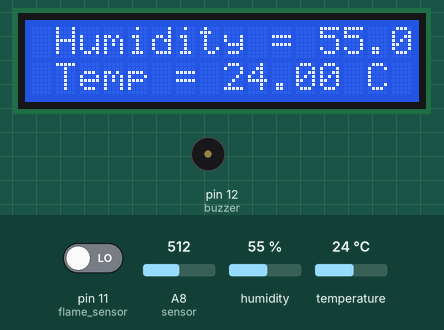
The sketch below on a simulated Arduino Mega 2560, built with avr-gcc and run on an emulated ATmega2560. On the bench: 16×2 character LCD, buzzer (waves = sounding). The inputs (shaded band) are chosen by the test bench; at power-on: humidity 55 %, temperature 24 °C, A8 (sensor) = 512, pin 11 (flame_sensor) LOW. What the sketch prints to the serial monitor is not drawn.

Above: at 1.7 s.
1.8 s: humidity set to 22 %
At 3.2 s:
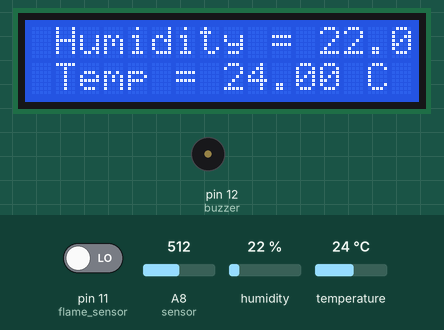
7.0 s: temperature set to 12 °C
At 8.0 s:
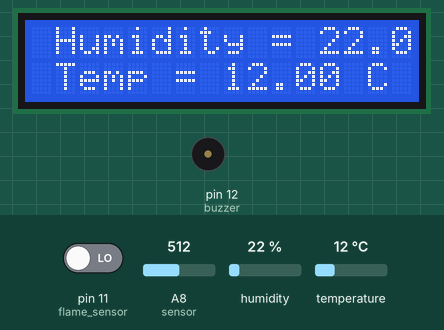
8.5 s: A8 (sensor) set to 214
10.3 s: A8 (sensor) set to 192
At 11.2 s:
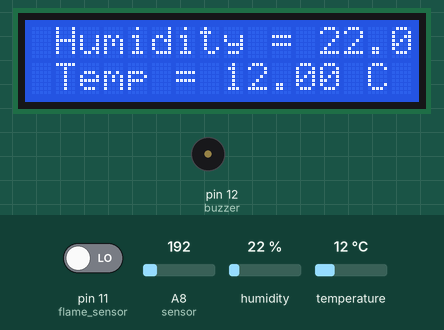
14.9 s: humidity set to 40 %
At 16.7 s:
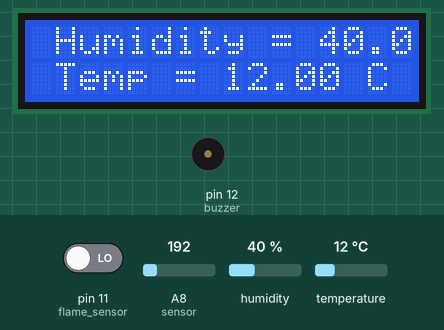
Timing chart, 0 to 18.2 s (numbered marks = the images above; inputs shaded):
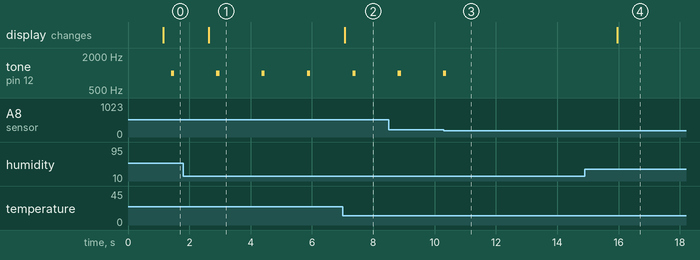

Measured:
- the behaviour switches between 201 and 200 on A8 (sensor) (found by bisection; images 2 and 3)
- after the input at 1.8 s, the display: changes after 0.84 s (image 1)
- after the input at 7.0 s, the display: changes after 0.07 s (image 2)
- after the input at 10.3 s, tone on pin 12 (buzzer): goes on until 10.4 s, then stays silent
- after the input at 14.9 s, the display: changes after 1.1 s (image 4)
- by itself, tone on pin 12 (buzzer): alternates 1000 Hz for 0.10 s and silent for 1.4 s

The sketch:

arduino_code.ino
```cpp
#include <SoftwareSerial.h>
#include <LiquidCrystal.h>
#include <dht.h>

// Bluetooth module (HC-05) on pins 10 (TX) and 2 (RX)
SoftwareSerial EEBlue(10, 2);

// LCD on pins 8, 9, 4, 5, 6, 7
LiquidCrystal mlcd(8, 9, 4, 5, 6, 7);

// DHT11 setup
#define dht_apin A7
#define DHT_max_temp 30
dht DHT;  // Sensor pin S to pin 11

// Sensors and buzzer
int buzzer = 12;
int flame_sensor = 11;
int flame_detected;
float sensor = A8;  // Gas sensor
float gas_value;
int sensorThres = 200;

void setup() {
  Serial.begin(9600);
  pinMode(buzzer, OUTPUT);
  pinMode(flame_sensor, INPUT);
  pinMode(sensor, INPUT);

  mlcd.begin(16, 2);
  EEBlue.begin(9600);

  Serial.println("The Bluetooth gates are open.\nConnect to HC-05 from any other "
                 "Bluetooth device with 1234 as pairing key!.");
}

void loop() {
  // Bluetooth passthrough
  if (EEBlue.available())
    Serial.write(EEBlue.read());
  if (Serial.available())
    EEBlue.write(Serial.read());

  // Flame sensor check
  flame_detected = digitalRead(flame_sensor);
  if (flame_detected == 1) {
    Serial.println("Flame detected...!");
    digitalWrite(buzzer, HIGH);
  } else {
    Serial.println("No flame detected.");
    digitalWrite(buzzer, LOW);
  }
  delay(1000);

  // Read DHT11 sensor data
  DHT.read11(dht_apin);
  mlcd.setCursor(0, 0);
  mlcd.print(" Humidity = ");
  mlcd.print(DHT.humidity);
  mlcd.setCursor(0, 1);
  mlcd.print(" Temp = ");
  mlcd.print(DHT.temperature);
  mlcd.println(" C ");
  delay(250);

  // Gas sensor reading
  gas_value = analogRead(sensor);
  Serial.println(gas_value);
  if (gas_value > sensorThres) {
    tone(buzzer, 1000, 200);
  } else {
    noTone(buzzer);
  }
  delay(100);

  // Over-temperature alarm
  if (DHT.temperature >= DHT_max_temp) {
    tone(buzzer, 1000, 200);
  } else {
    noTone(buzzer);
  }
  delay(100);
}
```
